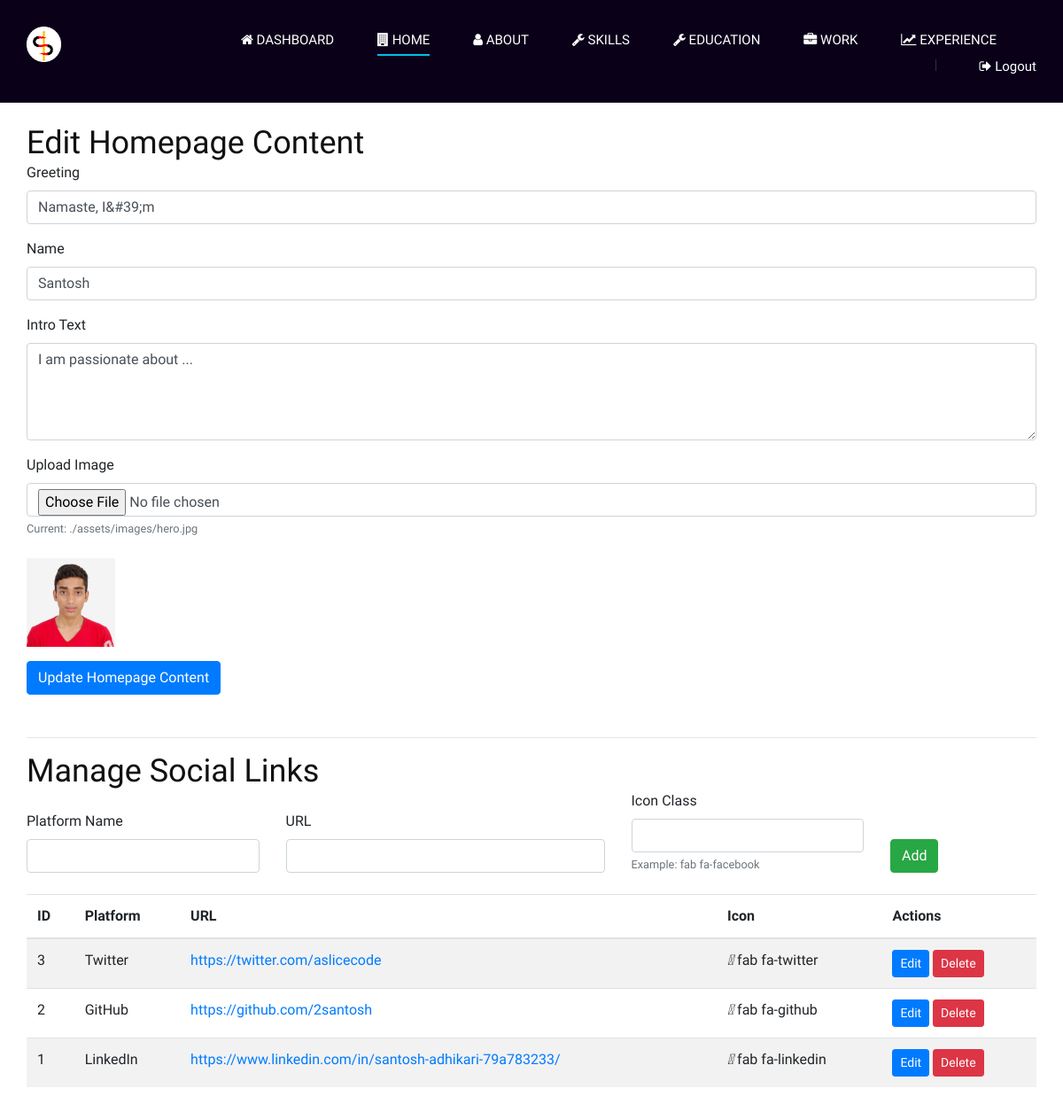
Page /admin/pages/home.php (signed in) on the committed database.
### tables this page shows
CREATE TABLE `homepage_content` (
  `id` int(11) NOT NULL,
  `greeting` varchar(255) DEFAULT NULL,
  `name` varchar(100) DEFAULT NULL,
  `intro_text` text DEFAULT NULL,
  `image_path` varchar(255) DEFAULT NULL
);

CREATE TABLE `social_links` (
  `id` int(11) NOT NULL,
  `homepage_content_id` int(11) DEFAULT NULL,
  `platform_name` varchar(50) DEFAULT NULL,
  `url` varchar(255) DEFAULT NULL,
  `icon_class` varchar(100) DEFAULT NULL
);

### admin/pages/home.php (the view, shortened to what this page needs)
<?php
require_once ROOT_PATH . '/db.php';
$result = $mysqli->query("SELECT * FROM homepage_content LIMIT 1");
$homepageContent = $result ? $result->fetch_assoc() : null;
$socialLinks = [];
$result = $mysqli->query("SELECT * FROM social_links WHERE homepage_content_id = " . (int)$homepageContent['id'] . " ORDER BY id DESC");
if ($result) {
    $socialLinks = $result->fetch_all(MYSQLI_ASSOC);
}
$editingSocialLink = null;
require_once ROOT_PATH . '/admin/includes/admin-header.php';
?>
<div class="container py-4">
    <h2>Edit Homepage Content</h2>
    <form method="POST" enctype="multipart/form-data" class="mb-5">
        <div class="mb-3">
            <label class="form-label">Greeting</label>
            <input type="text" name="greeting" class="form-control" required
                value="<?= htmlspecialchars($homepageContent['greeting']) ?>">
        </div>
        <div class="mb-3">
            <label class="form-label">Name</label>
            <input type="text" name="name" class="form-control" required
                value="<?= htmlspecialchars($homepageContent['name']) ?>">
        </div>
        <div class="mb-3">
            <label class="form-label">Intro Text</label>
            <textarea name="intro_text" class="form-control" rows="4"
                required><?= htmlspecialchars($homepageContent['intro_text']) ?></textarea>
        </div>
        <div class="mb-3">
            <label class="form-label">Upload Image</label>
            <input type="file" name="image_file" class="form-control" accept="image/*">
            <?php if (!empty($homepageContent['image_path'])): ?>
            <small class="form-text text-muted">Current:
                <?= htmlspecialchars($homepageContent['image_path']) ?></small><br>
            <img src="/santosh-portfolio-site/<?= htmlspecialchars($homepageContent['image_path']) ?>"
                alt="Current Image" style="max-height: 100px;">
            <?php endif; ?>
        </div>
        <button type="submit" name="update_homepage" class="btn btn-primary">Update Homepage Content</button>
    </form>
    <hr>
    <h2>Manage Social Links</h2>
    <form method="POST" class="mb-4">
        <div class="row g-3 align-items-end">
            <div class="col-md-3">
                <label class="form-label">Platform Name</label>
                <input type="text" name="platform_name" class="form-control" required
                    value="<?= $editingSocialLink ? htmlspecialchars($editingSocialLink['platform_name']) : '' ?>">
            </div>
            <div class="col-md-4">
                <label class="form-label">URL</label>
                <input type="url" name="url" class="form-control" required
                    value="<?= $editingSocialLink ? htmlspecialchars($editingSocialLink['url']) : '' ?>">
            </div>
            <div class="col-md-3">
                <label class="form-label">Icon Class</label>
                <input type="text" name="icon_class" class="form-control" required
                    value="<?= $editingSocialLink ? htmlspecialchars($editingSocialLink['icon_class']) : '' ?>">
                <small class="form-text text-muted">Example: fab fa-facebook</small>
            </div>
            <div class="col-md-2">
                <?php if ($editingSocialLink): ?>
                <button type="submit" name="update_social_link" class="btn btn-warning">Update</button>
                <a href="home.php" class="btn btn-secondary">Cancel</a>
                <?php else: ?>
                <button type="submit" name="add_social_link" class="btn btn-success">Add</button>
                <?php endif; ?>
            </div>
        </div>
    </form>
    <table class="table table-striped table-hover">
        <thead>
            <tr>
                <th>ID</th>
                <th>Platform</th>
                <th>URL</th>
                <th>Icon</th>
                <th>Actions</th>
            </tr>
        </thead>
        <tbody>
            <?php foreach ($socialLinks as $link): ?>
            <tr>
                <td><?= $link['id'] ?></td>
                <td><?= htmlspecialchars($link['platform_name']) ?></td>
                <td><a href="<?= htmlspecialchars($link['url']) ?>"
                        target="_blank"><?= htmlspecialchars($link['url']) ?></a></td>
                <td><i class="<?= htmlspecialchars($link['icon_class']) ?>"></i>
                    <?= htmlspecialchars($link['icon_class']) ?></td>
                <td>
                    <a href="?edit_social_link=<?= $link['id'] ?>" class="btn btn-sm btn-primary">Edit</a>
                    <a href="?delete_social_link=<?= $link['id'] ?>" class="btn btn-sm btn-danger"
                        onclick="return confirm('Are you sure you want to delete this link?');">Delete</a>
                </td>
            </tr>
            <?php endforeach; ?>
        </tbody>
    </table>
</div>
<?php require_once ROOT_PATH . '/admin/includes/admin-footer.php'; ?>

### admin/assets/css/style.css (style rules this page uses)
html, body { height: 100%; font-family: "Josefin Sans", sans-serif; -webkit-font-smoothing: antialiased; }
h1, h2, h3, h4, h5, h6 { margin: 0; color: #111111; font-weight: 400; font-family: "Play", sans-serif; }
h2 { font-size: 36px; }
img { max-width: 100%; }
@media only screen and (min-width: 1200px) { .container { max-width: 1170px; } }

### rows in the picture
homepage_content: greeting "Namaste, I&#39;m", name "Santosh", intro_text "I am passionate about ...", image_path "./assets/images/hero.jpg", image_path (picture)
social_links: id "3", platform_name "Twitter", url "https://twitter.com/aslicecode", icon_class "fab fa-twitter"
social_links: id "2", platform_name "GitHub", url "https://github.com/2santosh", icon_class "fab fa-github"
social_links: id "1", platform_name "LinkedIn", url "https://www.linkedin.com/in/santosh-adhikari-79a783233/", icon_class "fab fa-linkedin"
